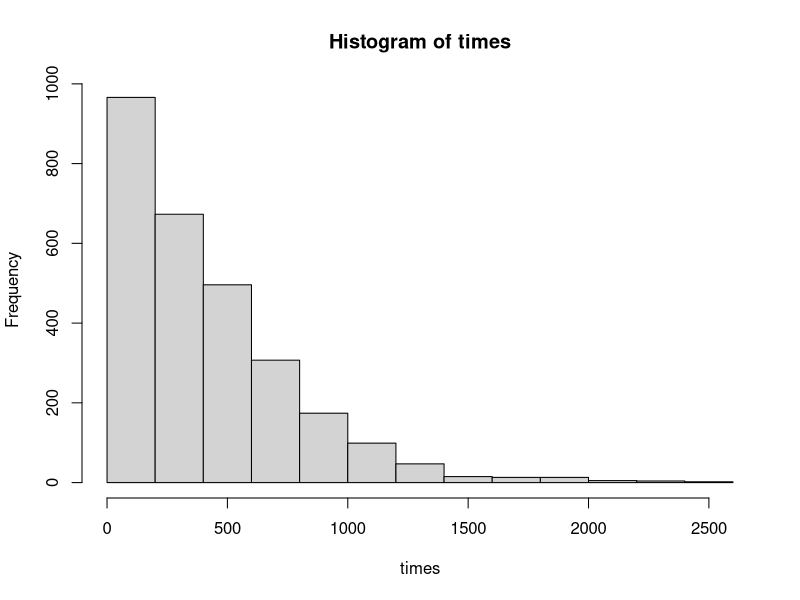
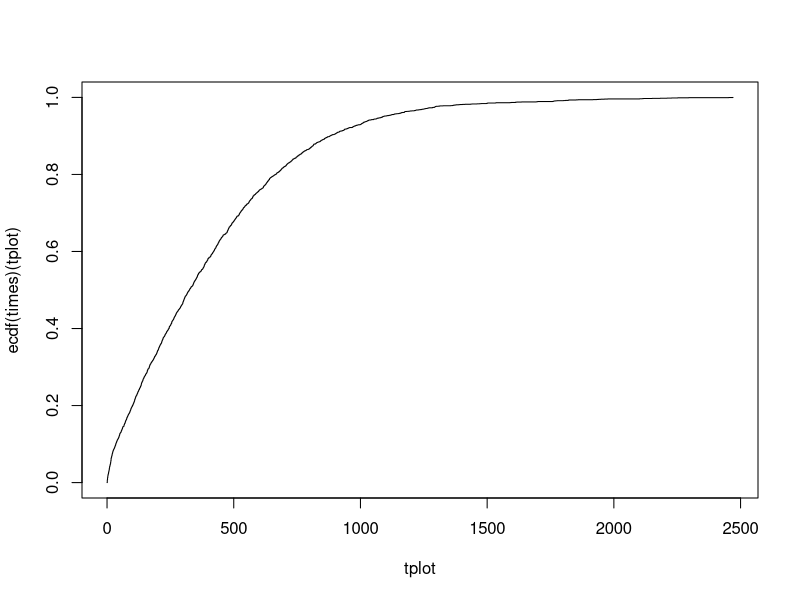
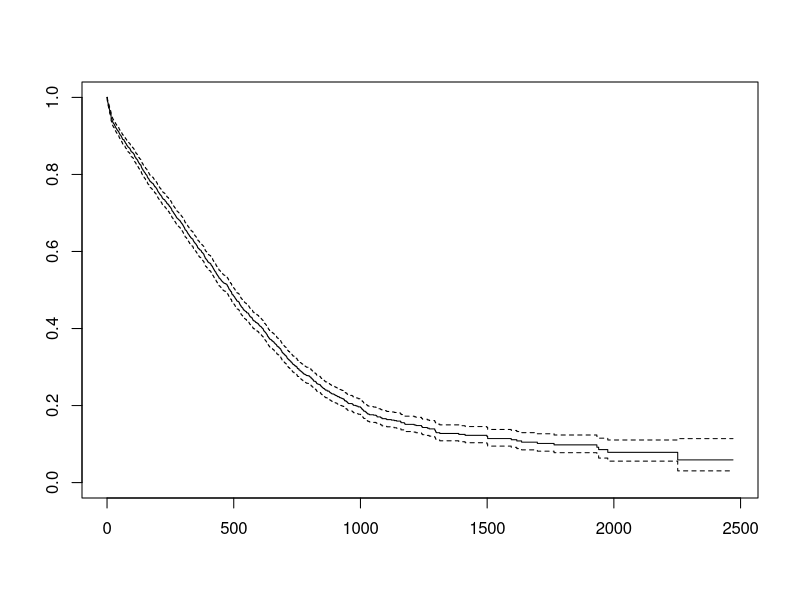
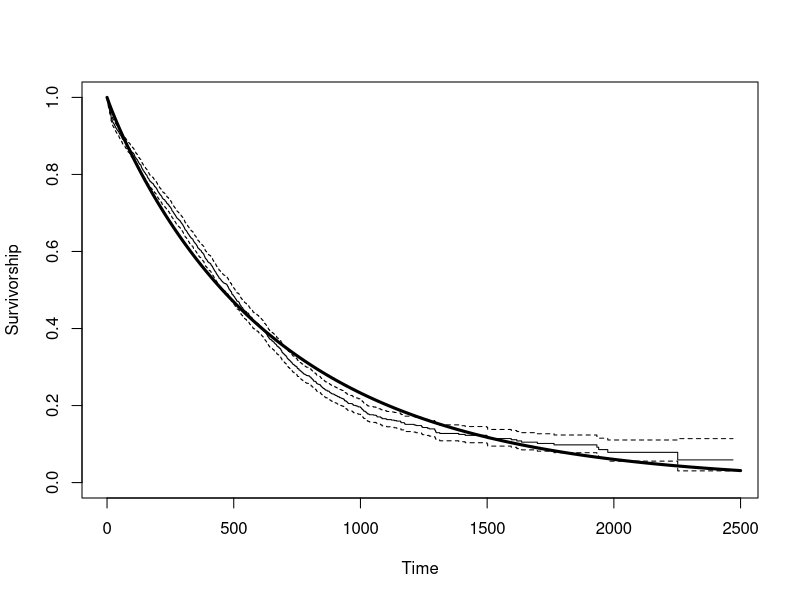
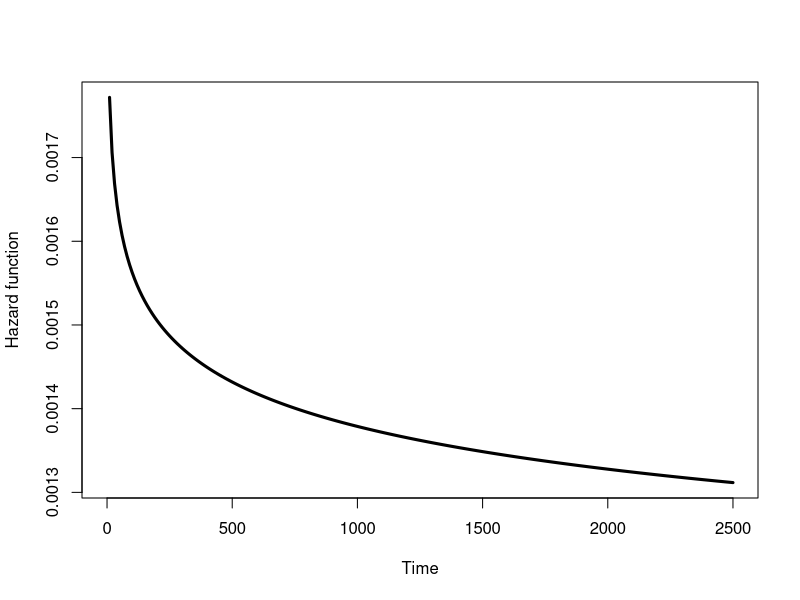
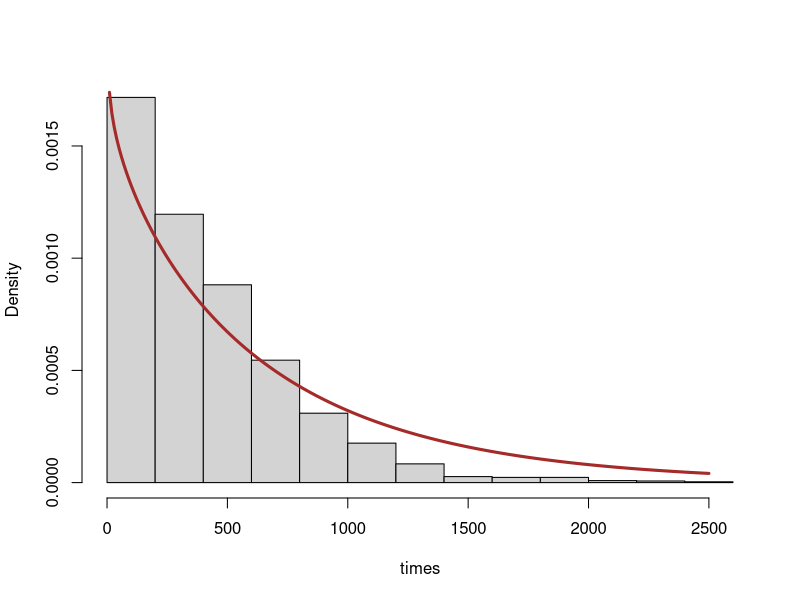
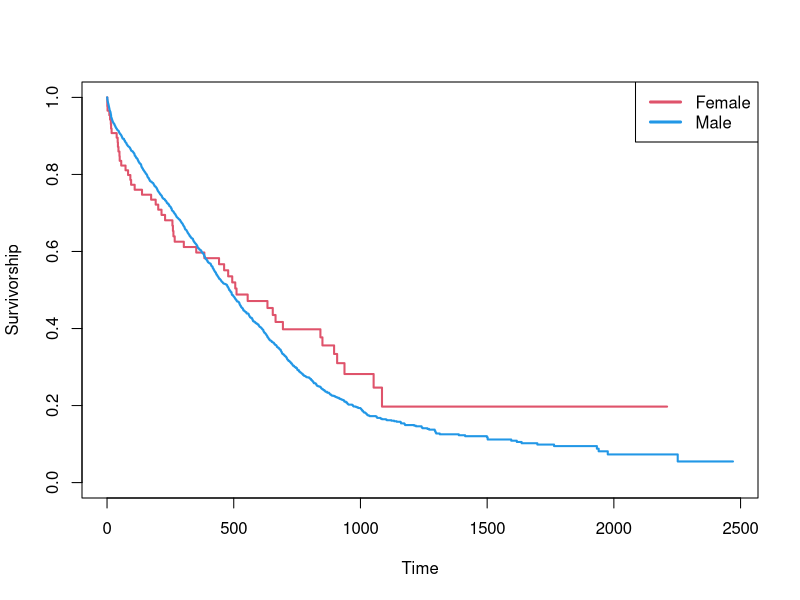
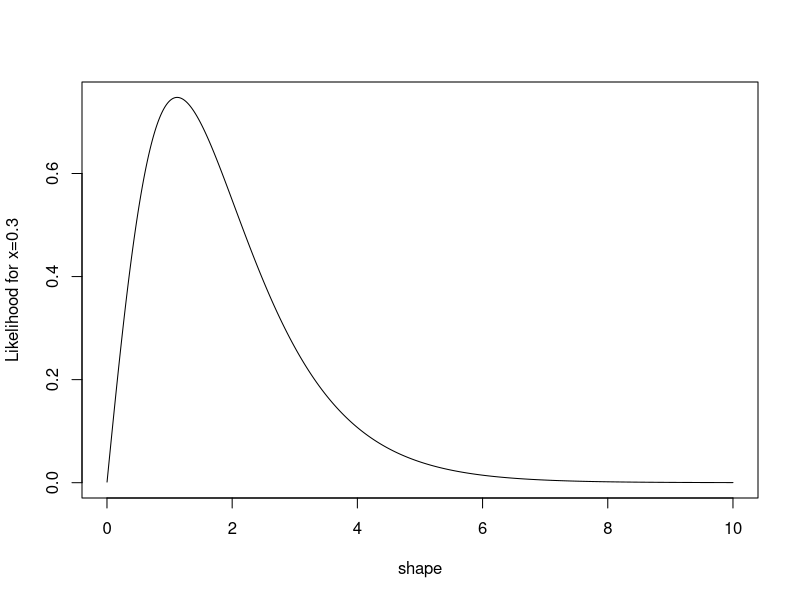

Recreate these plots in R, in order.
## ---- chunk 1
df=read.csv('aids.csv')
head(df)
## ---- chunk 2
summary(df)
## ---- chunk 3
#str(df)

result=subset(df, status=='D')
prop_die=nrow(result)/length(df$status)
prop_die
## ---- chunk 4
times = df$death-df$diag

## ---- chunk 5
hist(times)
## ---- chunk 6
tplot = c(0,sort(times))
plot(tplot,ecdf(times)(tplot),typ='s')
## ---- chunk 7
dead=as.numeric(df$status== 'D')
## ---- chunk 8
library(survival)
survival = Surv(times, dead)
## ---- chunk 9
survivalkm = survfit(survival~1)
plot(survivalkm)
## ---- chunk 10
survivalkm
## ---- chunk 11
survivalkm$surv[survivalkm$time==2183]
## ---- chunk 12
survivalkm$surv[survivalkm$time==2183]
## ---- chunk 13
sr = survreg(survival~1)
summary(sr)
## ---- chunk 14
srexp = survreg(survival~1,dist='exponential')
anova(sr,srexp,test='Chi')
## ---- chunk 15
AIC(sr,srexp)
## ---- chunk 16
a = 1/sr$scale # shape
s = exp(sr$coeff[1]) # scale
a
s
## ---- chunk 17
plot(survivalkm,xlab='Time',ylab='Survivorship')
tplot = seq(0,2500,10)
lines(tplot, 1-pweibull(tplot,shape=a,scale=s), lwd=3)
## ---- chunk 18
plot(tplot, (a/s)*(tplot/s)^(a-1),typ='l', xlab='Time', ylab='Hazard function', lwd=3)
## ---- chunk 19
hist(times, freq=FALSE, main='')
lines(tplot, dweibull(tplot,shape=a,scale=s), lwd=3, col='brown')
## ---- chunk 20
kmsex = survfit(survival ~sex, data=df)
plot(kmsex,col=c(2,4),lwd=2, xlab='Time', ylab='Survivorship')
legend('topright',c('Female','Male'),col=c(2,4),lty=c(1,1),lwd=c(3,3))
## ---- chunk 21
sr = survreg(survival~state+sex+T.categ+age,data=df)
summary(sr)
## ---- chunk 22
srfinal = survreg(survival~T.categ+age,data=df)
summary(srfinal)
## ---- chunk 23
exp(srfinal$coeff['T.categhet'])/exp(srfinal$coeff['T.categhs'])
## ---- chunk 24
cox = coxph(survival~T.categ+age,data=df)
summary(cox)
## ---- chunk 25
exp(cox$coefficients['T.categhet'])/exp(cox$coefficients['T.categhs'])
## ---- chunk 26

## ---- chunk 27
x = 0.3
shape = seq(0.001,10,0.001)
plot(shape, dweibull(x, shape, 1), type='l', ylab='Likelihood for x=0.3')
## ---- chunk 28
x = c(0.3, 2.1, 0.8, 1.2)
jointL = rep(1.0, length(shape))
for (i in 1:length(x)) jointL = jointL * dweibull(x[i], shape, 1)
plot(shape, jointL, type='l', xlim=c(0,10), ylab='Joint likelihood')
## ---- chunk 29
posterior = jointL / sum(jointL*0.001)
plot(shape, posterior, type='l', xlim=c(0,10))
## ---- chunk 30
shape[posterior==max(posterior)]
## ---- chunk 31
for (P in seq(0.0,max(posterior),0.001)) {
probenclosed = sum(posterior[posterior > P]*0.001)
if (probenclosed < 0.95) break
}
CI = range(shape[posterior > P])
CI
## ---- chunk 32
plot(shape, posterior, type='l', xlim=c(0,10))
abline(h=P, col='blue', lty=3)
abline(v=CI[1], col='red')
abline(v=CI[2], col='red')

